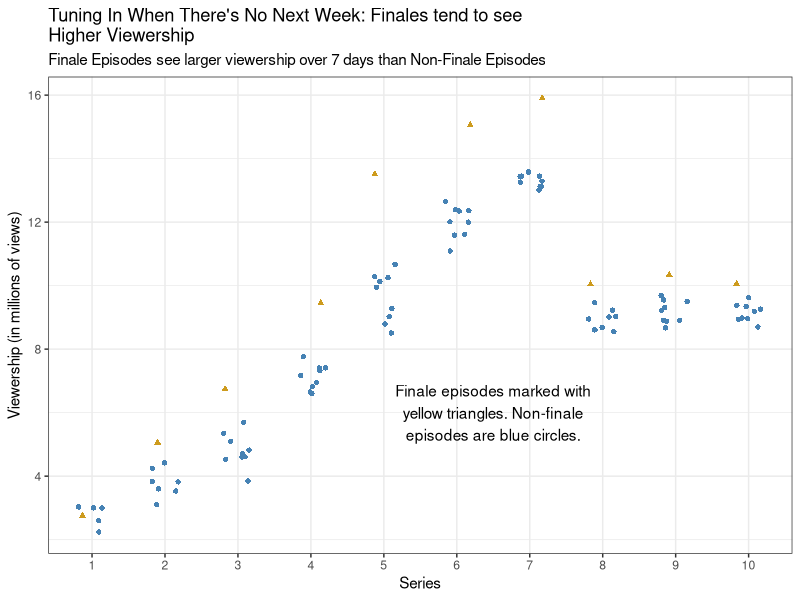
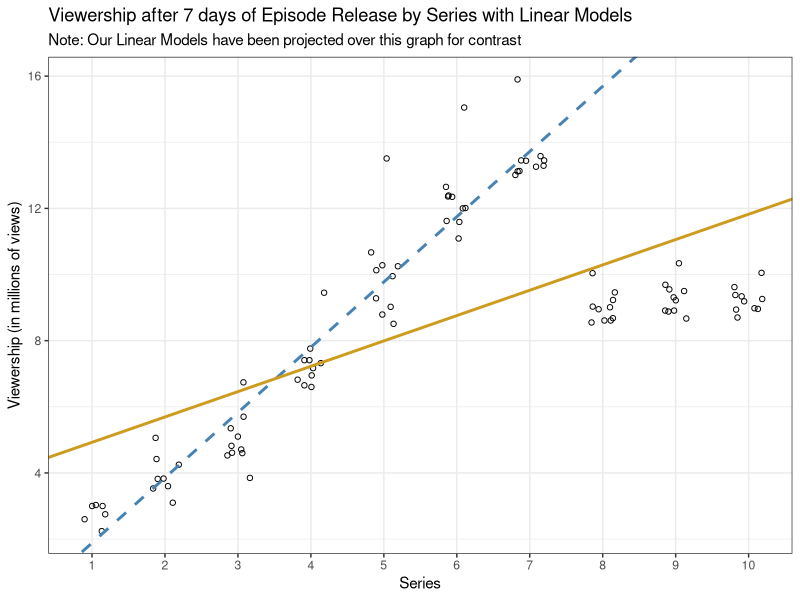

Generate these figures, in order, with R:
## ---- chunk 1
#| label: setup
library(tidyverse)
library(here)
library(kableExtra)
library(broom)


ratings <- read_csv("ratings.csv")

## ---- chunk 2
#| label: data-cleaning


## ADDING INDICATOR VARIABLE
finale_episodes <- ratings|>
  group_by(series)|>
  slice_max(order_by = episode)|>
  ungroup()|>
  mutate(
    finale = TRUE
  )

non_finale_episodes <- ratings |>
  anti_join(finale_episodes)|>
  mutate(
    finale = FALSE
  )

ratings_new <- non_finale_episodes |>
  full_join(finale_episodes)|>
  mutate(
    finale = as.character(finale)
  )

## Summary Stats for Q1
non<- non_finale_episodes|>
  summarise(
    type = "Non Finale Episodes",
    mean = round(mean(viewers_7day), digits = 3),
    sd = round(sd(viewers_7day), digits = 3),
    median = round(median(viewers_7day), digits = 3),
    q1 = round(quantile(viewers_7day,probs = .25), digits = 3),
    q3 = round(quantile(viewers_7day,probs = .75), digits = 3),
    observations = n()
  )

fin <- finale_episodes|>
  summarise(
    type = "Finale Episodes",
    mean = round(mean(viewers_7day), digits = 3),
    sd = round(sd(viewers_7day), digits = 3),
    median = round(median(viewers_7day), digits = 3),
    q1 = round(quantile(viewers_7day,probs = .25), digits = 3),
    q3 = round(quantile(viewers_7day,probs = .75), digits = 3),
    observations = n()
  )


## Ratings subset for linear models
ratings_subset <- ratings|>
  filter(series <8)






## ---- chunk 3
#| label: data-analysis
#| output: false
# you might choose to run your analysis here or in a separate script. Save your output for later.

## T-TEST
t.test(formula = ratings_new$viewers_7day ~ ratings_new$finale, alternative = "less")

t.test(formula = ratings_new$viewers_7day ~ ratings_new$finale, alternative = "two.sided")



## LINEAR MODELS
bakeoff_early_fit <- lm(viewers_7day ~ series, data = ratings_subset)

bakeoff_fit <- lm(viewers_7day ~ series, data = ratings)

## ---- chunk 4
#| label: tbl-finale-viewership-summary
#| tbl-cap: "This table displays summary statisitcs for non-finale episodes and finale episodes. These summary statistics are as follows: mean, standard deviation, median, quartile 1 and quartile 3."
#| tbl-pos: "H"


non |>
  full_join(fin)|>
  kable(
    format = "pipe",
    align = "l",
    caption = "Summary Stats for Non Finale and Finale Episodes"
  )
## ---- chunk 5
#| label: fig-finale-viewership-plot
#| fig-cap: "This graph displays the viewership by series of the Great British Bake Off, with blue dots representing the viewership for non-finale episodes and yellow triangles viewership of finale episodes, with finale episodes having consistantly higher viewership than non-finale episodes."
#| fig-alt: "Your figure alternative text."
#| fig-align: center
#| fig-pos: "H"

ratings_new|>
  ggplot(mapping = aes(x = factor(series)))+
  geom_jitter(mapping = aes(y = viewers_7day, color = finale, shape = finale),
              width = 0.2, height = 0, weight = 4, show.legend = FALSE)+
  theme_bw()+
  annotate(
    "text", x = 6.5, y = 6, label = "Finale episodes marked with\nyellow triangles. Non-finale\nepisodes are blue circles."
  )+
  labs(
    x = "Series",
    y = "Viewership (in millions of views)", #look at this later alie and see if you still want a y-axis label
    subtitle = "Finale Episodes see larger viewership over 7 days than Non-Finale Episodes",
    title = "Tuning In When There's No Next Week: Finales tend to see \nHigher Viewership"
  )+
  scale_color_manual(values = c("steelblue", "goldenrod3"))

## ---- chunk 6
#| label: fig-linear-model-viewership-plot
#| fig-cap: "Graph of viewership for every episode with two lines projected onto it. Blue line is projected onto the graph showing the subsetted linear model. Yellow line is projected onto the line showing the full linear model. This graph shows how the subsetting linear model fits the first seven series extremely well, showing that series 8, 9, and 10 have a different trend."
#| fig-alt: "The figure has black open dots that represent the viewership of each individual episode. There is an increasing trend of viewership from series 1 to 7, which drops during series 8, adn stays consisent during series 9 and 10. In addition, there are two lines on the graph, "
#| fig-align: center
#| fig-pos: "H"

ratings |>
  ggplot(mapping = aes(x = factor(series), y = viewers_7day))+
  geom_jitter(width = 0.2, height = 0, shape = 1)+
  geom_abline(
    slope = 1.97278, intercept = -0.08880, col = "steelblue", linetype = "dashed", linewidth = 1
              )+
  geom_abline(
    slope = 0.76636, intercept = 4.16083, col = "goldenrod3", linewidth = 1
    )+
  theme_bw()+
  labs(
    x = "Series",
    y = "Viewership (in millions of views)",
    subtitle = "Note: Our Linear Models have been projected over this graph for contrast",
    title = "Viewership after 7 days of Episode Release by Series with Linear Models"
  )
  
## ---- chunk 7

##i really want to add the coefficents...

reduced <- glance(bakeoff_early_fit)|>
  select(r.squared, p.value)|>
  mutate(
    type = "reduced", .before = "r.squared",
    r.squared = round(r.squared, digits = 3),
    intercept = round(bakeoff_early_fit$coefficients[1], digits = 3),
    slope = round(bakeoff_early_fit$coefficients[2], digits = 3)

  )
## ---- chunk 8
#| label: tbl-linear-model-comp-and-summary2
#| tbl-cap: "Summary Statisitcs for Comparitive Linear Models"
#| tbl-pos: "H"
  
glance(bakeoff_fit)|>
  select(r.squared, p.value)|>
  mutate(
    type = "full", .before = "r.squared",
    r.squared = round(r.squared, digits = 3),
    intercept = round(bakeoff_fit$coefficients[1], digits = 3),
    slope = round(bakeoff_fit$coefficients[2], digits = 3)
  )|>
  full_join(reduced)|>
  kable(
    caption = "Summary Statisitcs for Comparitive Linear Models",
    
  )
